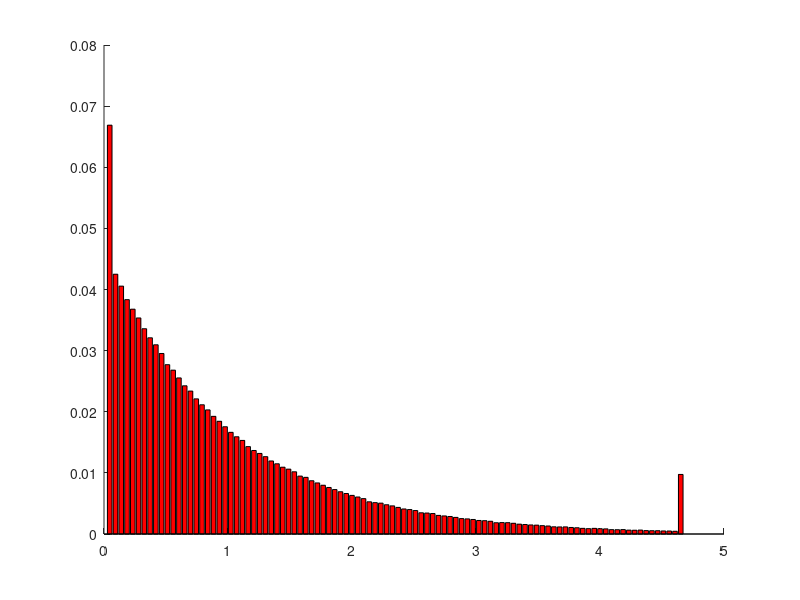

Write the MATLAB code that produced this figure. (Note: this script raises an error after producing the figure.)
%% Task 3.1
clear();
clc();
n=1000000;
m=3;
lambda=1;
lambda2=2;
alpha = 0.01;
right_border = -1/lambda*log(alpha);
n_bins = 100;
myBins = linspace(0.+(right_border - 0)/n_bins,right_border+(right_border - 0)/n_bins,n_bins); % pick my own bin locations 
data1 = exprnd(lambda,[n,1]);
data2 = exprnd(lambda,[n,1]);
data2 = data2(data2>m);
y1 = hist(data1, myBins); % Create a vector for bar plot
y2 = hist(data2-m, myBins); % Create a vector for bar plot
y1 = y1/sum(y1); % normalize
y2 = y2/sum(y2); %
% plot the results: 
figure(3); 
bar(myBins, y1','r','FaceAlpha',0.5);
hold on;
bar(myBins, y2','b','FaceAlpha',0.5);
legend('P(Y\geqn)','P(Y\geqn+m|Y\geqm)')
xlim([0,right_border])
xlabel('Number of failures before the first success');
ylabel('Probability');

data1 = exprnd(lambda,[n,1]);
data2 = exprnd(lambda2,[n,1]);
p_value = kolmogorov_criterion_p_val(min([data1,data2],[],2), expdf(lambda+lambda2,min([data1,data2],[],2)));
disp(p_value);
%% Task 3.2
clear();
clc();
lambda = 5;
n=10000;
mu = lambda;
sigma = sqrt(lambda);
data1 = poisrnd(lambda,n);  % data of one size 
myBins = round(mu)-3*round(sigma):1:round(mu)+3*round(sigma);
y1 = hist(data1, [round(mu)-round(3*sigma)-100,myBins,round(mu)+round(3*sigma)+100]);  
y1 = y1/sum(y1);% normalize
% plot the results: 
figure(3); 
bar([round(mu)-round(3*sigma)-100,myBins,round(mu)+round(3*sigma)+100], y1','r','FaceAlpha',0.5);
xlim([max(round(mu)-round(3*sigma),-0.5),round(mu)+round(3*sigma)])% 3-sigma rule
%% Task 3.3
clear();
clc();
lambda = 5;
size = 10000;
n=4000;
mu = lambda;
sigma = sqrt(lambda);

data1 = poisrnd_lim(lambda,n,size);  % data of one size 
myBins = round(mu)-3*round(sigma):1:round(mu)+3*round(sigma);
y1 = hist(data1, [round(mu)-round(3*sigma)-100,myBins,round(mu)+round(3*sigma)+100]);  
y1 = y1/sum(y1);% normalize
% plot the results: 
figure(3); 
bar([round(mu)-round(3*sigma)-100,myBins,round(mu)+round(3*sigma)+100], y1','r','FaceAlpha',0.5);
xlim([max(round(mu)-round(3*sigma),-0.5),round(mu)+round(3*sigma)])% 3-sigma rule
p_value = pirson_criterion_pois(data1,lambda);
disp(p_value);
%% Task 3.4
clear();
clc();
n = 100000;
mu=0;
sigma=1;
[data1,data2] = stdnormrnd([n,1]);
p_value_mean = t_criterion_mean(data1,data2);
p_value_mean_var = f_criterion(data1, data2);
disp(p_value_mean);
disp(p_value_mean_var);

myBins = linspace(mu-3*sigma,mu+3*sigma,100);
y1 = hist(data1, [mu-3*sigma-1,myBins,mu+3*sigma+1]);  
y1 = y1/sum(y1);% normalize
% plot the results: 
figure(3); 
bar([mu-3*sigma-1,myBins,mu+3*sigma+1], y1','r','FaceAlpha',0.5);
xlim([mu-3*sigma,mu+3*sigma])% 3-sigma rule